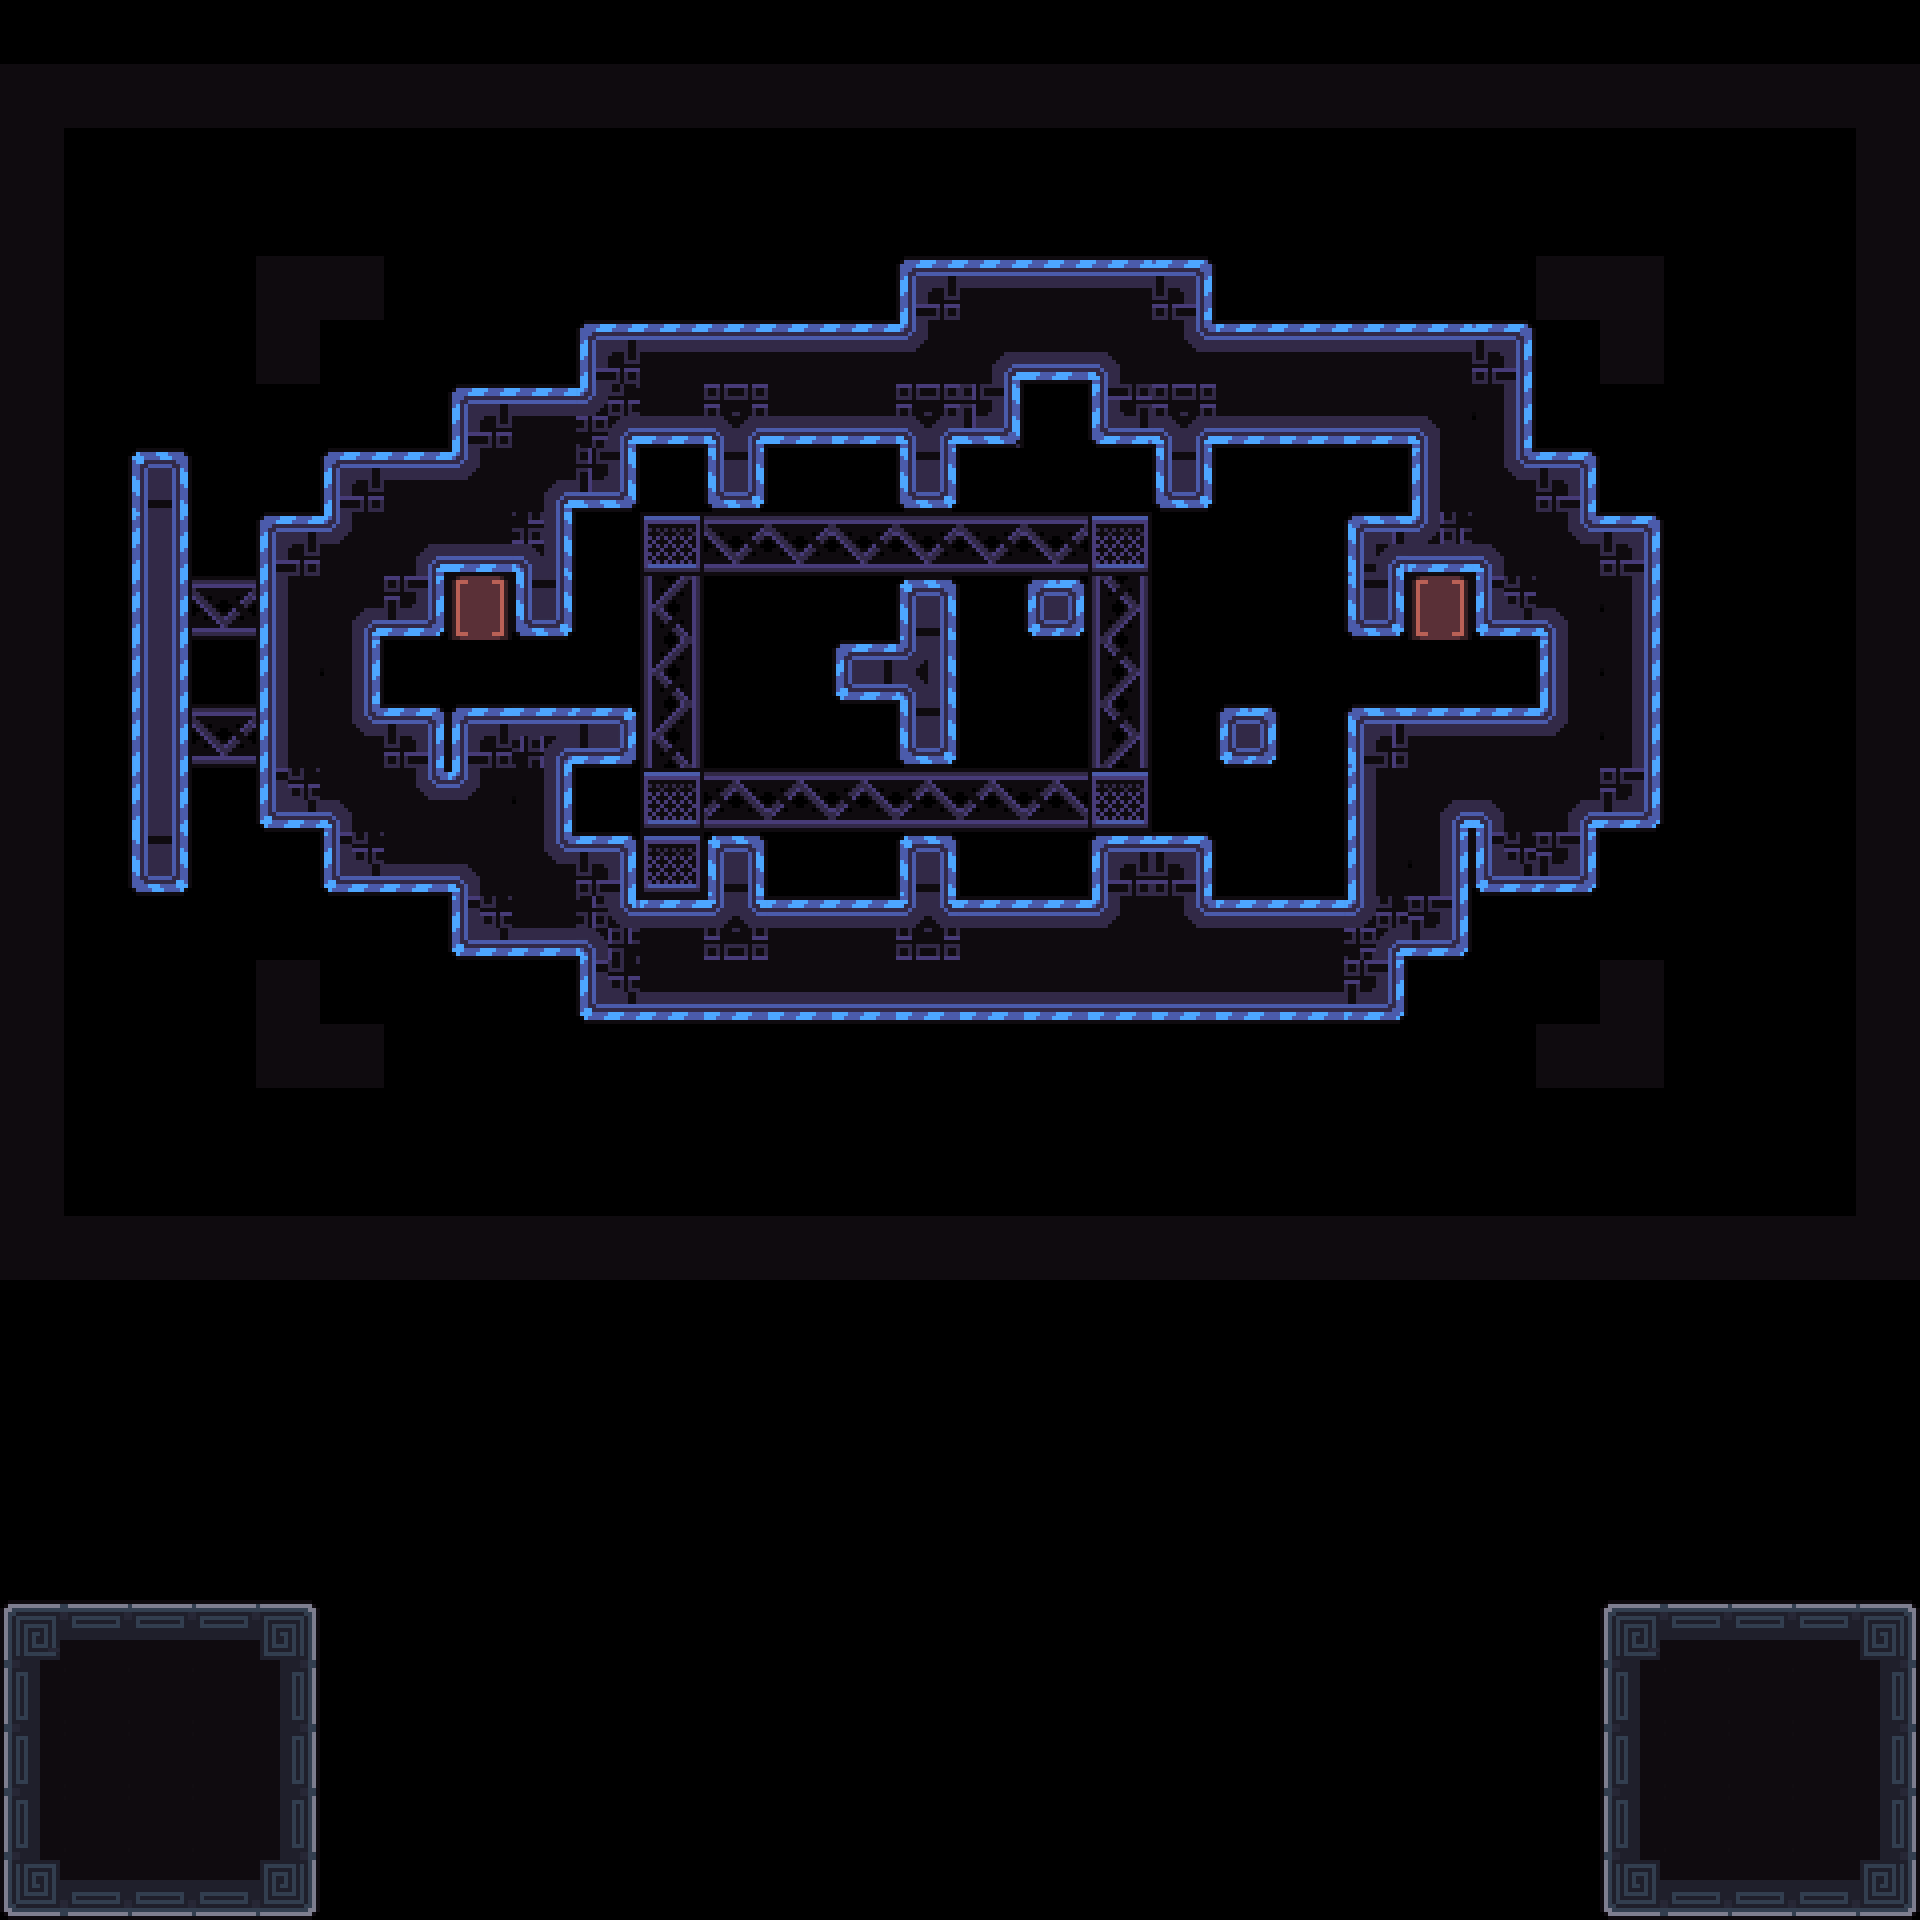

This is a level from a 2D game, rendered from its Tiled map with the project's own tilesets. A one-line summary and the map file follow, with tile-layer data summarised:
An orthogonal 30x30 tile map with 64x64 px tiles, 4 tile layers (Decoration, Main, Exit, Border) and 14 objects (4x 1, 4x Spike, 2x Battery, Camera1, Camera2, ...).

<map version="1.10" tiledversion="1.11.2" orientation="orthogonal" renderorder="right-down" width="30" height="30" tilewidth="64" tileheight="64" infinite="0" nextlayerid="8" nextobjectid="130">
 <tileset firstgid="1" source="../tilesets/tileset_d.tsx" />
 <objectgroup id="4" name="Triggers" visible="0">
  <object id="23" name="Camera1" x="960" y="672">
   <point />
  </object>
  <object id="24" name="Camera2" x="704" y="480">
   <point />
  </object>
  <object id="28" name="Win" x="0" y="64" width="1920" height="1216" />
  <object id="29" name="Unactive" x="0" y="1600" width="320" height="320" />
  <object id="106" name="Data" type="1" x="0" y="0" width="63.6932" height="63.6932">
   <properties>
    <property name="bg" value="blue" />
    <property name="level_number" type="int" value="34" />
    <property name="level_unlock" value="35, 38" />
   </properties>
  </object>
 </objectgroup>
 <layer id="3" name="Decoration" width="30" height="30">
  <data>[900 cells, 37 non-empty, 4 distinct tile ids]</data>
 </layer>
 <layer id="7" name="Main" width="30" height="30">
  <data>[900 cells, 188 non-empty, 29 distinct tile ids]</data>
 </layer>
 <layer id="6" name="Exit" width="30" height="30">
  <data>[900 cells, 7 non-empty, 7 distinct tile ids]</data>
 </layer>
 <objectgroup id="2" name="Entities">
  <object id="113" name="Player0" type="1" x="1216" y="768" width="63.6932" height="63.6932" />
  <object id="119" name="Player1" type="1" x="640" y="832" width="63.6932" height="63.6932" />
  <object id="115" name="Box" type="1" x="1152" y="768" width="63.6932" height="63.6932" />
  <object id="128" name="Battery" x="1408" y="576" width="63.5" height="63.5" />
  <object id="129" name="Battery" x="448" y="576" width="63.5" height="63.5" />
  <object id="125" name="Spike" x="576" y="768" width="63.5" height="63.5" />
  <object id="123" name="Spike" x="1152" y="512" width="63.5" height="63.5" />
  <object id="127" name="Spike" x="1024" y="384" width="63.5" height="63.5" />
  <object id="121" name="Spike" x="640" y="448" width="63.5" height="63.5" />
 </objectgroup>
 <layer id="1" name="Border" width="30" height="30">
  <data>[900 cells, 106 non-empty, 1 distinct tile ids]</data>
 </layer>
</map>
